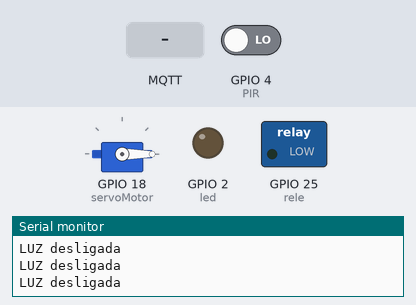
A sketch run on a simulated ESP32. Parts: servo, switched loads named in the sketch (green lamp = pin HIGH), output pins drawn as LEDs (lit = HIGH), the last lines printed to the serial monitor. Inputs (shaded band) come from the test bench; at power-on: GPIO 4 (PIR) LOW. WiFi joins after 1.5 s; servers stay silent unless stated; no MQTT or app messages arrive unless stated.

Above: at 11.7 s.
11.8 s: GPIO 4 (PIR) driven HIGH
At 12.7 s:
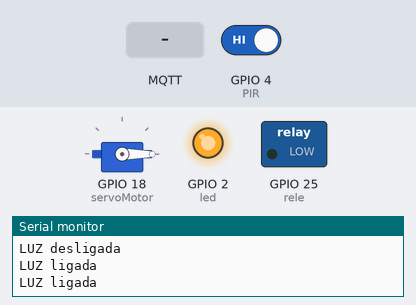
13.5 s: MQTT message "abrir" arrives on the first subscribed topic
At 15.2 s:
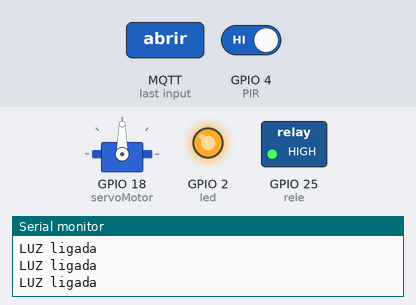
15.5 s: GPIO 4 (PIR) driven LOW
At 16.7 s:
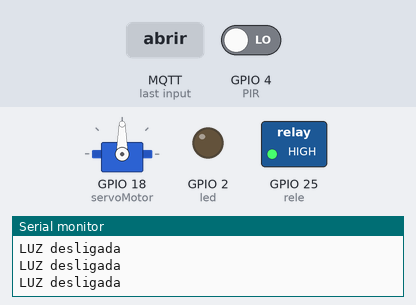
17.0 s: MQTT message "fechar" arrives on the first subscribed topic
At 17.4 s:
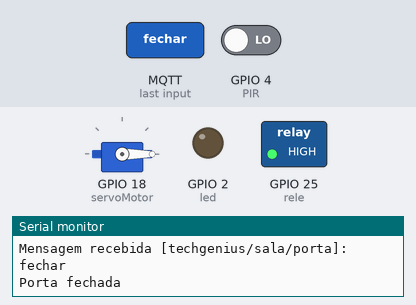
Timing chart, 0 to 20.0 s (numbered marks = the images above; inputs shaded):
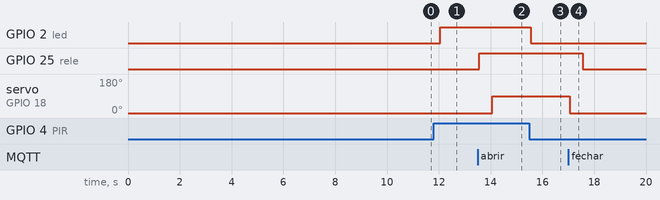

Measured:
- after the input at 11.8 s, GPIO 2 (led): LOW → HIGH after 0.25 s
- after the input at 13.5 s, GPIO 25 (rele): LOW → HIGH after 0.06 s; servo on GPIO 18 (servoMotor): 0° → 90° after 0.56 s
- after the input at 15.5 s, GPIO 2 (led): HIGH → LOW after 0.06 s
- after the input at 17.0 s, GPIO 25 (rele): HIGH → LOW after 0.56 s; servo on GPIO 18 (servoMotor): 90° → 0° after 0.06 s

The sketch:

projeto_escola_inteligente_copy_final_2506.ino
```cpp
#include <WiFi.h>
#include <PubSubClient.h>
#include <ESP32Servo.h>
//#include <Servo.h>

// --- WiFi & MQTT ---
const char* ssid = "ProjetosIoT_Esp32";         //sua rede wifi
const char* password = "Sen@i134";     //senha da sua rede wifi
const char* mqtt_server = "172.16.39.118";  //endereço do broker público
const int mqtt_port = 1883;       //porta do broker público, geralmente 1883

//Tópicos
const char* topic_led = "Techgenius/sala/luz";
const char* topic_porta = "techgenius/sala/porta";

//----pinos---
const int rele = 25;
const int PIR = 4;
const int led = 2;

int contador = 0;  // avança para dentro de casa

Servo motor;  //variavel servo
const int servoMotor = 18;


// --- Objetos ---
WiFiClient espClient;
PubSubClient client(espClient);

// --- Funções WiFi e MQTT ---
void conectarWiFi() {  //verifica conexão wifi para somente depois iniciar o sistema
  Serial.println("Conectando ao WiFi...");
  WiFi.begin(ssid, password);
  while (WiFi.status() != WL_CONNECTED) {
    delay(500);
    Serial.print(".");
  }
  Serial.println("\nWiFi conectado!");
}

void reconectarMQTT() {  //verifica e reconecta a conexão com o broker mqtt
  while (!client.connected()) {
    Serial.print("Reconectando MQTT...");
    String clientId = "ESP32Client-";
clientId += String(WiFi.macAddress());
  if (client.connect( clientId.c_str() )) { //converte a string C++ em char modelo C
 Serial.println("Conectado!");

      client.subscribe(topic_porta);  //conecta ao topico da porta assim que estabelecer ligação com o broker
    } else {
      Serial.print("Falha: ");
      Serial.println(client.state());
      delay(5000);
    }
  }
}

/**
  Função para tratamento das mensagens de callback/retorno do broker de cada tópico subscrito (led, porta, etc.)

  char* é uma cadeia de caracteres em C como um vetor onde cada caractter/letra está em uma posição,
  diferente de uma String em C++ que pode ser lida completamente
*/
void tratarMensagem(char* topic, byte* payload, unsigned int length) {  //
  String mensagem = "";
  for (int i = 0; i < length; i++) {  //concatena todas os char* para se ter o texto completo em String
    mensagem += (char)payload[i];
  }

  Serial.printf("Mensagem recebida [%s]: %s\n", topic, mensagem.c_str());

  /*
    Verifica se o tópico recebido é o topico da porta
  é uma função da linguagem C que compara duas strings (topic e topic_porta)
  */
  //porta
  if (strcmp(topic, topic_porta) == 0) {  //tópico atual é o da porta?
    if (mensagem == "abrir") {
      reledestrancar();
      delay(500);
      abrirporta();
    } else if (mensagem == "fechar") {
      fecharporta();
      delay(500);
      reletrancar();
    }
  }
}

//sistema de trancar a porta

void reletrancar() {
  digitalWrite(rele, LOW);
  Serial.println("trancado");
}

void reledestrancar() {
  digitalWrite(rele, HIGH);
  Serial.println("destrancado");
}

//porta

void fecharporta() {
  motor.write(0);
  Serial.println("Porta fechada");
}

void abrirporta() {
  motor.write(90);
  Serial.println("Porta aberta");
}


//led -> luz

void acenderledaodetectarpresenca() {
  int estadoPIR = digitalRead(PIR);

  if (estadoPIR == HIGH) {
    digitalWrite(led, HIGH);
    Serial.println("LUZ ligada");
  } else {
    digitalWrite(led, LOW);
    Serial.println("LUZ desligada");
  }
}

void setup() {
  Serial.begin(115200);


  pinMode(led, OUTPUT);
  pinMode(PIR, INPUT);
  pinMode(rele, OUTPUT);
  digitalWrite(rele, HIGH);

  motor.attach(servoMotor);

  digitalWrite(rele, LOW);

  motor.write(0);


  Serial.println("Carregando");
  delay(7000);
  Serial.println("Carregado com sucesso");


  conectarWiFi();                            //conecta no wifi
  client.setServer(mqtt_server, mqtt_port);  //conecta no broker server
  client.setCallback(tratarMensagem);        //trata as mensagens recebidas do broker

  Serial.println("Sistema iniciado!");

  delay(2000);

  //reledestrancar();
  //abrirporta();
  //delay(4000);
  //fecharporta();
  //delay(2000);
  //reletrancar();
}

void loop() {
  if (!client.connected()) reconectarMQTT();  //se não tem conexão com o broker, tenta reconectar
  client.loop();                              //mantém a conexão com o broker serve sempre aberta

  acenderledaodetectarpresenca();
//  reledestrancar();
// delay(1000);
//  abrirporta();
//  delay(1500);
//  fecharporta();
//  delay(1500);
//   reletrancar();
  delay(500);
}
```
